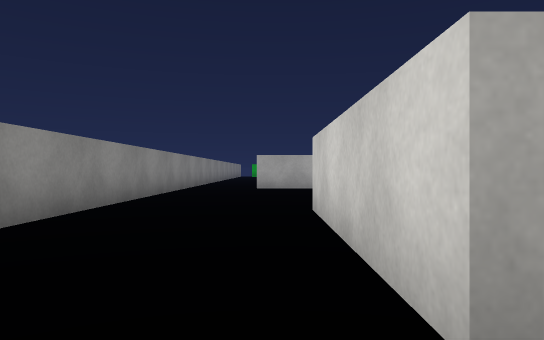
View 1 (above)

18 first-person views from a walk through a scene from a Unity 3-D project. The camera is 0.55 m above the floor, looks level and sees 70° across. The floor is counted in squares, 1 m on a side. Each view is taken from the middle of a square. On the plan, view 1 faces up. The plan holds only what a view shows up to about 10 squares ahead; the rest is blank. Surface patterns are stand-ins for the level's own textures.

View 2
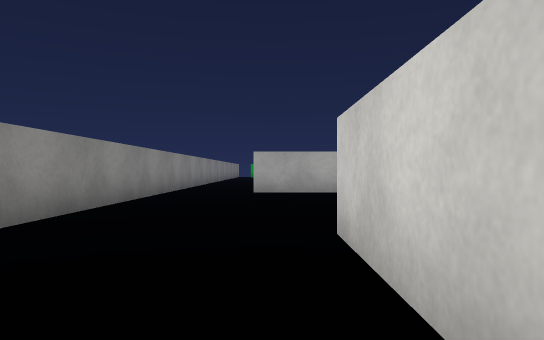

View 3
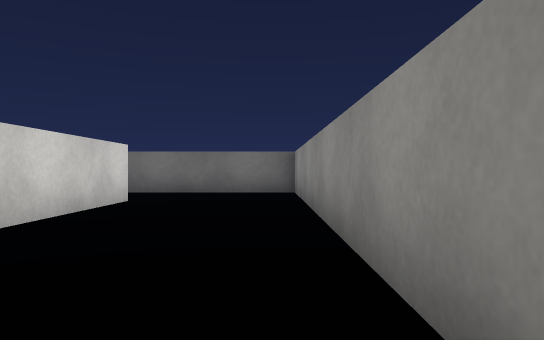

View 4
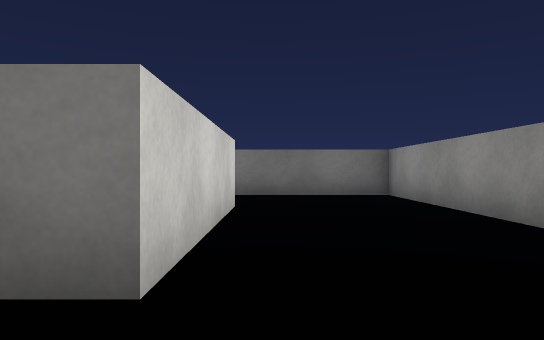

View 5
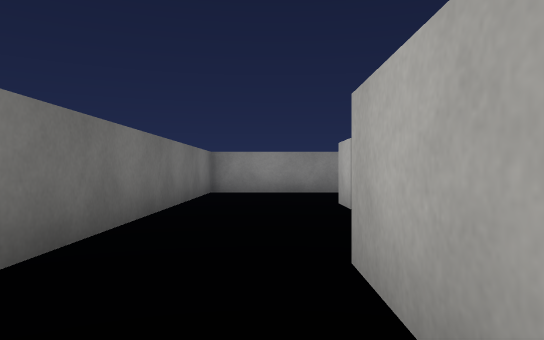

View 6
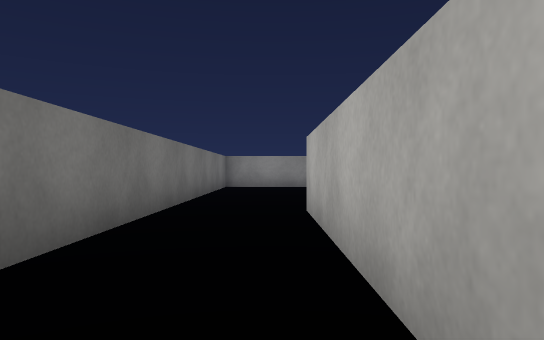

View 7
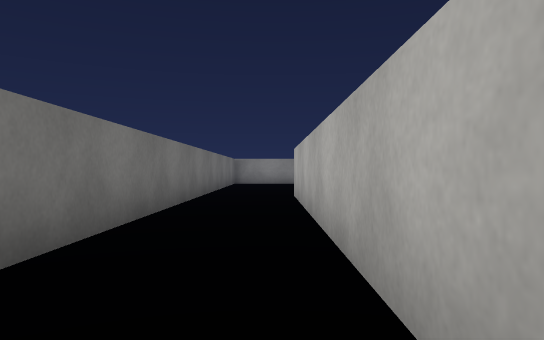

View 8
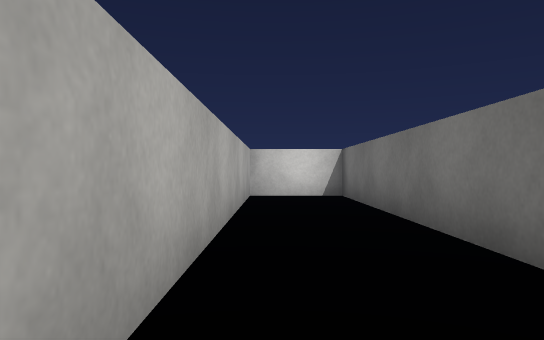

View 9
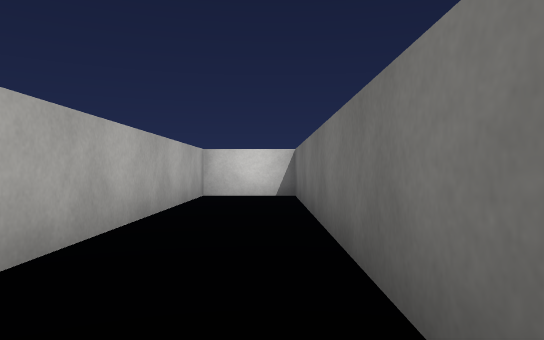

View 10
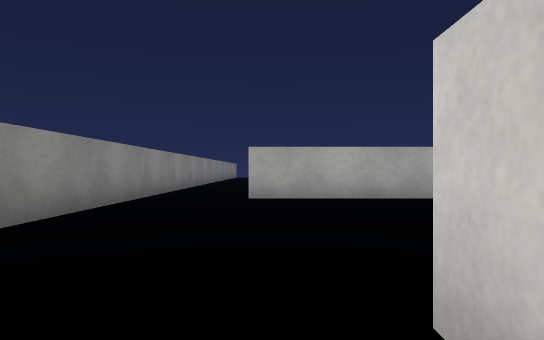

View 11
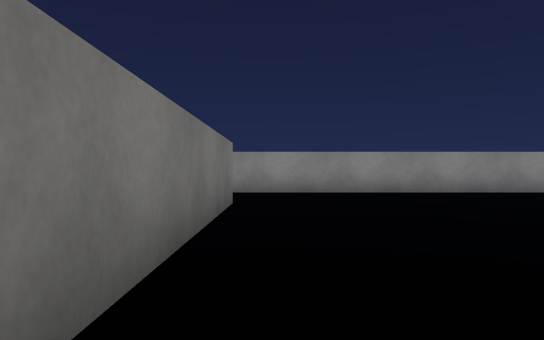

View 12
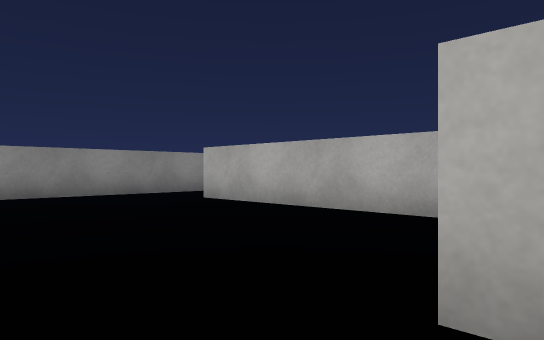

View 13
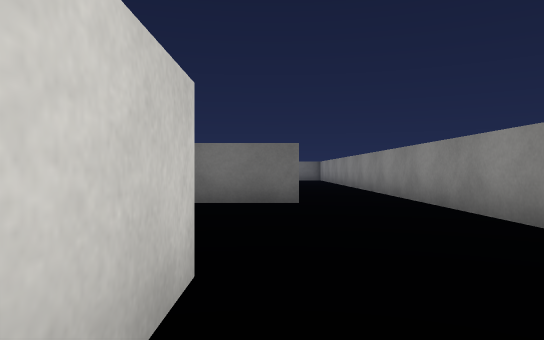

View 14
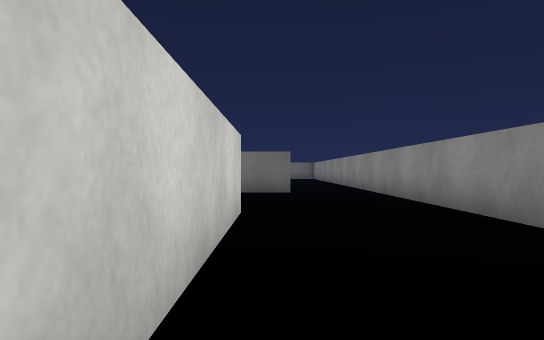

View 15
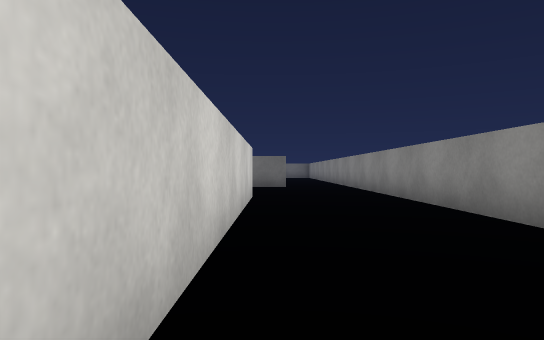

View 16
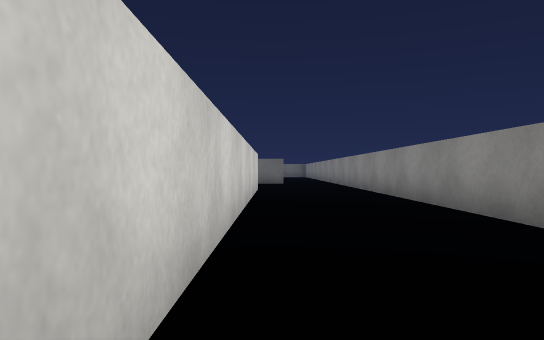

View 17
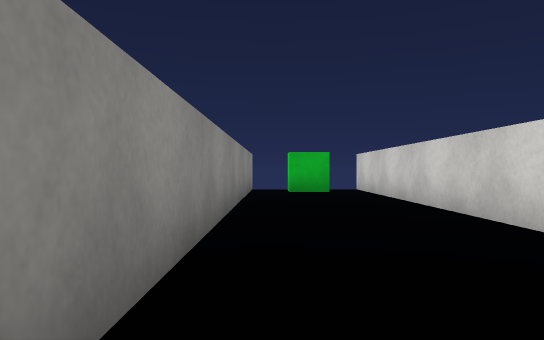

View 18
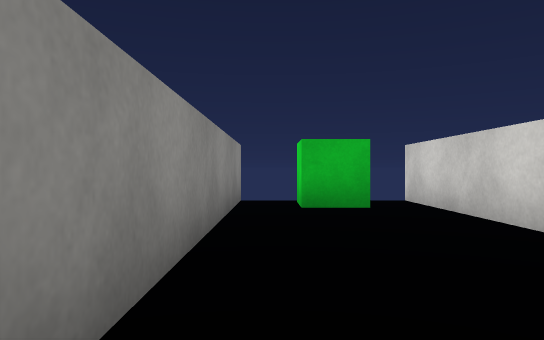

### Floor plan
Points are (right, up) in squares from view 1. A wall is a line through its corners. A room is listed if a view was taken in it or the views show most of it. See-through windows are left out.
Room 1 (views 1, 2, 3, 4, 5, 6, 7, 8, 9, 10, 11, 12)
walls: (5.9, 8.4) (5.4, 8.4); (4.2, 11.5) (-0.5, 11.5); (1.6, 1.1) (0.6, 1.1) (0.6, 5.4) (6.1, 5.4); (-2.6, 11.5) (-2.6, -1.5) (16.3, -1.5) (16.3, 0.5) (4.6, 0.5)
Room 2 (views 13, 14, 15, 16, 17, 18)
walls: (0.4, 17) (0.4, 32.1); (-0.5, 12.5) (1.4, 12.5); (-2.6, 31.9) (-2.6, 11.5)
objects: green cube (-1, 31) to (-1, 32)

Positions as (right, up) in squares from view 1, and headings:
1: (0, 0), facing up
2: (0, 2), facing up
3: (-2, 8), facing down
4: (0, 7), facing down
5: (7, 0), facing left
6: (10, 0), facing left
7: (13, 0), facing left
8: (8, 0), facing right
9: (8, -1), facing right
10: (0, 4), facing up
11: (7, 6), facing left
12: (6, 7), facing up-left
13: (0, 19), facing down
14: (0, 22), facing down
15: (0, 25), facing down
16: (0, 28), facing down
17: (-2, 21), facing up
18: (-2, 25), facing up
